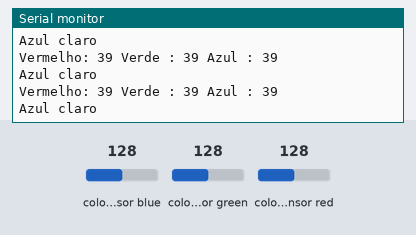
The sketch below on a simulated Arduino Uno, built with avr-gcc and run on an emulated ATmega328P. Parts: the last lines printed to the serial monitor. Wiring (inferred from the names in the program): TCS3200 colour sensor: output pin 12; S2 pin 11; S3 pin 10; S0 pin 9; S1 pin 8. The test bench sets the inputs (shaded band); at power-on: colour sensor blue 128, colour sensor green 128, colour sensor red 128.

Above: at 1.2 s.
1.3 s: colour sensor blue set to 5
At 1.9 s:
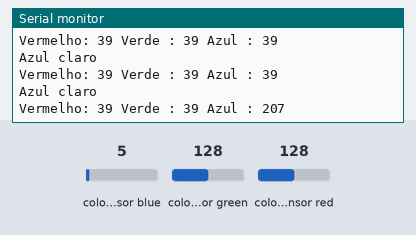
2.8 s: colour sensor green set to 5
At 3.4 s:
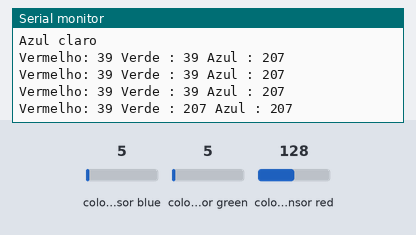
4.3 s: colour sensor red set to 5
At 4.9 s:
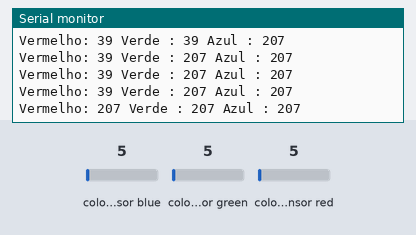

The sketch:

teste-cores.ino
```cpp
//Pinos de conexao do modulo
const int s0 = 9;
const int s1 = 8;
const int s2 = 11;
const int s3 = 10;
const int out = 12;

//Variaveis cores
int red = 0;
int green = 0;
int blue = 0;

void setup()
{
    pinMode(s0, OUTPUT);
    pinMode(s1, OUTPUT);
    pinMode(s2, OUTPUT);
    pinMode(s3, OUTPUT);
    pinMode(out, INPUT);
    Serial.begin(9600);
    digitalWrite(s0, HIGH);
    digitalWrite(s1, LOW);
}

void loop()
{
    //Detecta a cor
    color();
    //Mostra valores no serial monitor
    Serial.print("Vermelho: ");
    Serial.print(red, DEC);
    Serial.print(" Verde : ");
    Serial.print(green, DEC);
    Serial.print(" Azul : ");
    Serial.print(blue, DEC);
    Serial.println();

    if (red > 400 && green > 400 && blue > 400) {
        Serial.println("Preto");
    }

    else if (red < 200 && green < 150 && blue < 100) {
        Serial.println("Azul claro");
    }

    else if (red < 200 && green < 200 && blue < 200) {
        Serial.println("Branco");
    }

    else if (red < blue && red < green && red < 200 && green > 250 && blue > 150)
    {
      Serial.println("Vermelho");
    }

    //Verifica se a cor azul foi detectada
    else if (blue < red && blue < green && red > 400)
    {
      Serial.println("Azul");
    }

    Serial.println();
    delay(500);
}

void color()
{
    //Rotina que le o valor das cores
    digitalWrite(s2, LOW);
    digitalWrite(s3, LOW);
    //count OUT, pRed, RED
    red = pulseIn(out, digitalRead(out) == HIGH ? LOW : HIGH);
    digitalWrite(s3, HIGH);
    //count OUT, pBLUE, BLUE
    blue = pulseIn(out, digitalRead(out) == HIGH ? LOW : HIGH);
    digitalWrite(s2, HIGH);
    //count OUT, pGreen, GREEN
    green = pulseIn(out, digitalRead(out) == HIGH ? LOW : HIGH);
}
```

Measured:
- after the input at 1.3 s, the serial monitor: prints a new line after 0.20 s (image 1)
- after the input at 2.8 s, the serial monitor: prints a new line after 0.21 s (image 2)
- after the input at 4.3 s, the serial monitor: prints a new line after 0.21 s (image 3)
